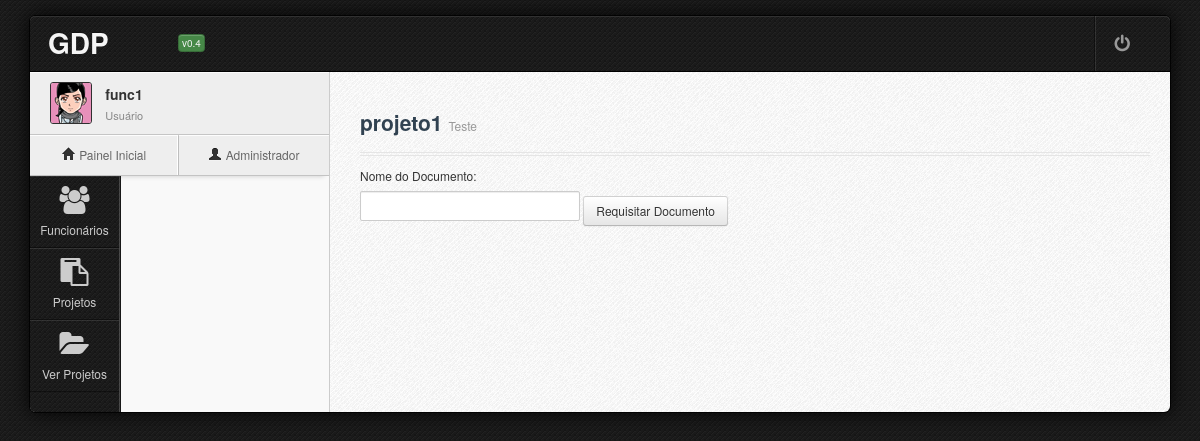
Before: /projetos/8/etapa/8/ (signed in) with the older database file.
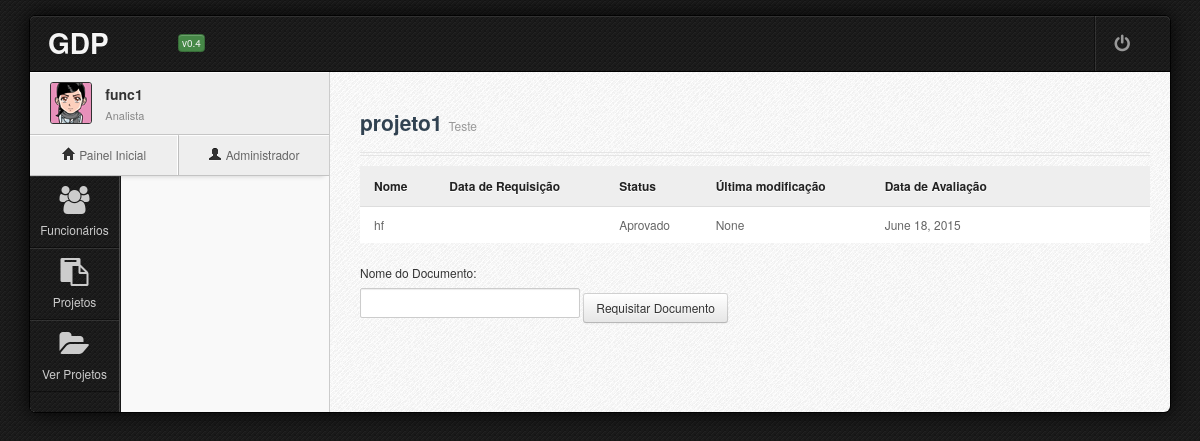
After: the same page with the newer database file.
### sistema/models.py (models this page shows, shortened)
class Funcionario(models.Model):
    nome = models.CharField("Nome", max_length=128)
    contato = models.OneToOneField(Contato, null = True) #null não é salvo no BD e blank não é requerido no form
    cargo = models.CharField(max_length=16, choices = cargos)
    nivel_formacao = models.CharField("Nível de formação", max_length=16, choices = niveis_formacao)
    usuario = models.OneToOneField(User, blank = True, null=True)
    projeto = models.ForeignKey(Projeto, blank = True, null = True)
    class Meta:
        verbose_name = "Funcionário"
        verbose_name_plural = "Funcionários"

class Documento(models.Model):
    nome = models.CharField("Nome do Documento", max_length=128)
    data_criacao = models.DateField("Data de requisição")
    status = models.CharField(max_length=16, choices = status_documento)
    data_revisao = models.DateField("Última modificação", blank=True, null=True)
    data_aprovacao = models.DateField("Data de avaliação", blank=True, null=True)
    texto = models.TextField("Detalhamento", blank=True, null=True)
    etapa = models.ForeignKey(Etapa)
    class Meta:
        verbose_name = "Documento"
        verbose_name_plural = "Documentos"

### sistema/views.py (the view)
# urls.py: url(r'^projetos/(?P<id_projeto>[0-9]+)/etapa/(?P<id_etapa>[0-9]+)/$', views.documentos_ver),
@login_required
@permission_required('auth.perm_a', login_url='/home/')
def documentos_ver(request, id_projeto, id_etapa):
    funcionario_corrente = Funcionario.objects.get(usuario=request.user)
    projeto_corrente = Projeto.objects.get(id = id_projeto)
    etapa_corrente = Etapa.objects.get(id = id_etapa)
    documentos = Documento.objects.filter(etapa = etapa_corrente)
    lista = Documento.objects.filter(etapa = etapa_corrente)
    documento_form = DocumentoForm()
    return render(request,"documentos.html", locals())

### sistema/forms.py
class DocumentoForm(forms.ModelForm):
    class Meta:
        model = Documento
        fields = ('nome',)

### sistema/templates/documentos.html (shortened to what this page needs)
{% extends "base.html" %}
{% block titulo %}{{projeto_corrente.nome_projeto}}{% endblock titulo %}
{% block subtitulo %}{{etapa_corrente.nome}}{% endblock subtitulo %}
{% block conteudo %}
{% if lista %}
<table class="table table-hover" id="table2">
    <thead>
        <tr>
            <th>Nome</th>
            <th>Data de Requisição</th>
            <th>Status</th>
            <th>Última modificação</th>
            <th>Data de Avaliação</th>
            <th></th>
        </tr>
    </thead>
    <tbody>
        {% for documento in lista%}
        <tr class="odd gradeX">
            <td>{{documento.nome}}</td>
            <td>{{documento.inicio}}</td>
            <td>{{documento.get_status_display}}</td>
            <td>{{documento.data_revisao}}</td>
            <td>{{documento.data_aprovacao}}</td>
            <td>
            </td>
        </tr>
        {% endfor%}
    </tbody>
</table>
<br>
{% endif %}
<form method="POST" action="requisita_documento/">{% csrf_token %}
    {{documento_form.as_table}}
    <button class="btn" type="submit">Requisitar Documento</button>
</form>
{% endblock conteudo %}

### sistema/templates/base.html (shortened to what the changed rows need)
<!DOCTYPE html>
 <html class="no-js">
    <head>
	<link rel="stylesheet" type="text/css" href="/static/css/jasny-bootstrap.min.css">
	<link rel="stylesheet" type="text/css" href="/static/css/bootstrap.min.css">
	<link rel="stylesheet" type="text/css" href="/static/css/icon/fugue.min.css">
	<link rel="stylesheet" type="text/css" href="/static/css/icon/elusive.min.css">
	<link rel="stylesheet" type="text/css" href="/static/css/icon/font-awesome.min.css">
	<link rel="stylesheet" type="text/css" href="/static/css/default.min.css">
	<link rel="stylesheet" type="text/css" href="/static/css/default.responsive.min.css">
	<link rel="stylesheet" type="text/css" href="/static/css/plugins/uniform.default.css">
	<link rel="stylesheet" type="text/css" href="/static/css/jui/jquery.ui.min.css">
    </head>
    <body class="body5">
        <div id="wrapper" class="boxed">
            <div id="wrapper-inner" class="pattern8">
                <div id="main-header">
		    <div class="container-fluid">
			<div class="row-fluid">
			    <div class="span12">
				<div class="title">
				    <h1>GDP <small>v0.4</small></h1>
			        </div>
			    </div>
			</div>
		    </div>
                </div>
                <div id="sidebar">
                    <div class="profile" data-detach="profile">
                        <div class="profile-info">
                            <span class="name">{{funcionario_corrente.nome}}</span>
                            <span class="job">{{funcionario_corrente.get_cargo_display}}</span>
                        </div>
                    </div>
                </div>
                <div id="main-content">
		    <div class="row-fluid" >
			<div class="span12">
			{% block conteudo %}{% endblock conteudo %}
					    </div>
                    </div>
					<br/>
                </div>
            </div>
        </div>
    </body>
</html>

Changed rows visible on the page:
changed Funcionario "func1": cargo "Usuário" → "Analista"
added Documento: nome "hf", status "Aprovado", data_revisao "None", data_aprovacao "June 18, 2015"
Other visible differences:
text now shown: "Nome Data de Requisição Status Última modificação Data de Avaliação"
